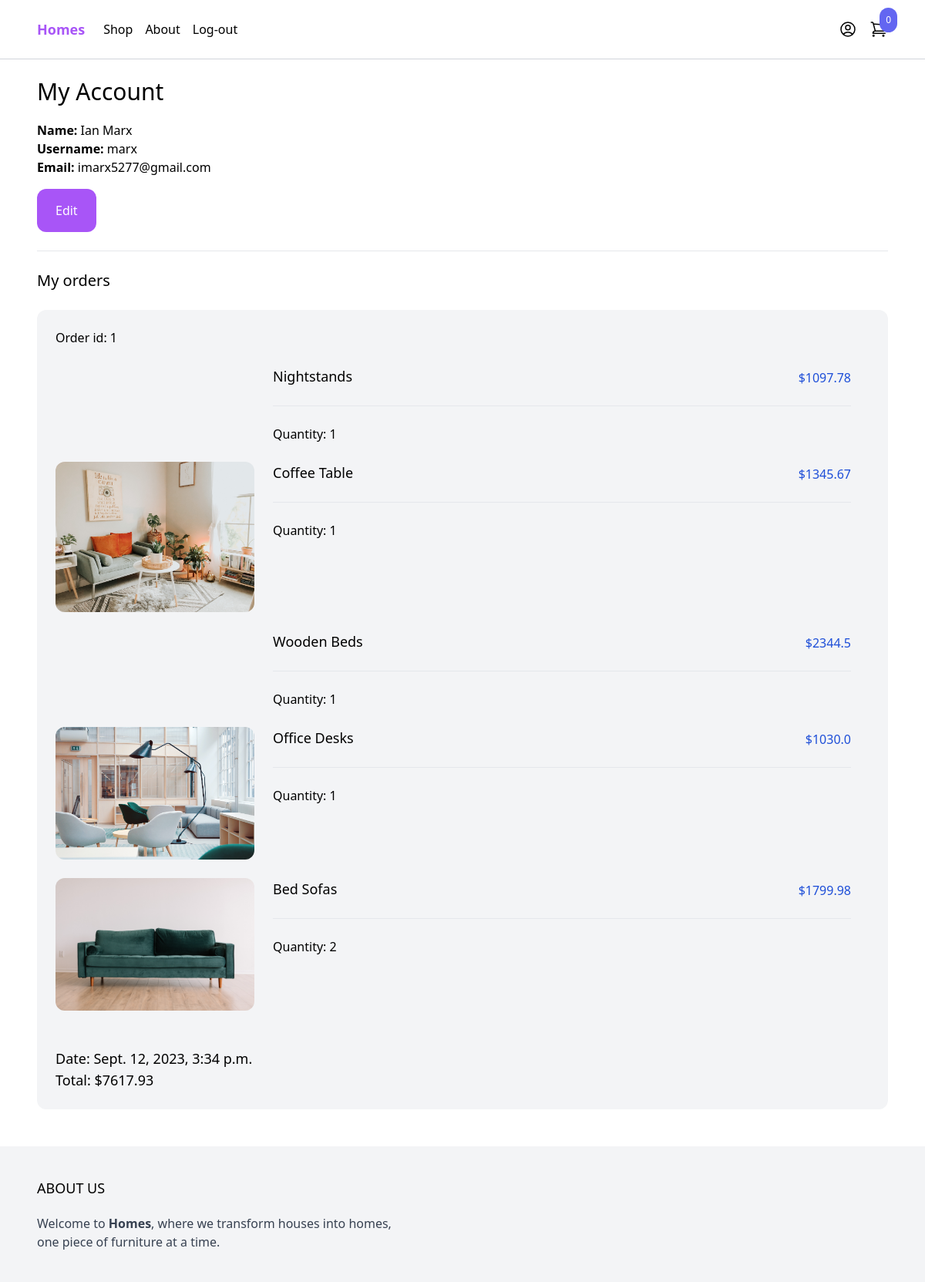
/myaccount/ (signed in), run on the app's committed database.
### order/models.py (models this page shows)
class Order(models.Model):
    ORDERED = 'ordered' #this section is stored in the database
    SHIPPED = 'shipped'
    STATUS_CHOICES = ( #this section is displayed in the admin interface
        (ORDERED, 'Ordered'),
        (SHIPPED, 'Shipped'),
    )
    user = models.ForeignKey(User, related_name="orders", blank=True, null=True, on_delete=models.CASCADE)
    first_name = models.CharField(max_length=255)
    last_name = models.CharField(max_length=255)
    email = models.CharField(max_length=255)
    address = models.CharField(max_length=255)
    zipcode = models.CharField(max_length=255)
    place = models.CharField(max_length=255)
    phone = models.CharField(max_length=255)
    created_at = models.DateTimeField(auto_now_add=True)
    paid = models.BooleanField(default=False)
    paid_amount = models.IntegerField(blank=True, null=True)
    payment_intent = models.CharField(max_length=255, blank=True, null=True)
    status = models.CharField(max_length=20, choices=STATUS_CHOICES, default=ORDERED)
    class Meta:
        ordering = ['-created_at',]
    def get_total_price(self):
        if self.paid_amount:
            return self.paid_amount / 100
        return 0

class OrderItem(models.Model):
    order = models.ForeignKey(Order, related_name='items', on_delete=models.CASCADE)
    product = models.ForeignKey(Product, related_name='items', on_delete=models.CASCADE)
    price = models.IntegerField()
    quantity = models.IntegerField(default=1)
    def get_total_price(self):
        return self.price / 100

### product/models.py (models this page shows, shortened)
class Product(models.Model):
    category = models.ForeignKey(Category, related_name='products', on_delete=models.CASCADE)
    name = models.CharField(max_length=255)
    slug = models.SlugField()
    description = models.TextField(blank=True, null=True)
    price = models.IntegerField()
    created_at = models.DateTimeField(auto_now_add=True)
    image = models.ImageField(upload_to='uploads/', blank=True, null=True)
    thumbnail = models.ImageField(upload_to='uploads/', blank=True, null=True)
    class Meta:
        ordering = ('-created_at',)
    def get_thumbnail(self):
        if self.thumbnail:
            return self.thumbnail.url

### core/views.py (the view)
# urls.py: path('myaccount/', myaccount, name='myaccount'),
@login_required
def myaccount(request):
    return render(request, 'core/myaccount.html')

### cart/cart.py (called while the page is built)
    def __len__(self):
        return sum(item['quantity'] for item in self.cart.values())

### cart/content_processors.py (called while the page is built)
def cart(request):
    return {'cart': Cart(request)}

### core/templates/core/myaccount.html (shortened to what this page needs)
{% extends 'core/base.html' %}
{% block content%}
<div class="max-w-6xl mx-auto p-6">
    <h1 class="mb-5 text-3xl">
        My Account
    </h1>
    <div class="mb-6">
        <strong>Name: </strong>{{ request.user.get_full_name }} <br>
        <strong>Username: </strong>{{ request.user.username }} <br>
        <strong>Email: </strong>{{ request.user.email }} <br>
        <a href="{% url 'edit_myaccount' %}" class="mt-4 inline-block py-4 px-6 rounded-xl text-white bg-purple-500">Edit</a>
    </div>
    <hr>
    <h2 class="my-6 text-xl">
        My orders
    </h2>
    {% for order in request.user.orders.all %}
    <div class="w-full mb-6 p-6 flex flex-wrap bg-gray-100 rounded-xl">
        <div class="mb-6 flex justify-between">
            <a href="#">Order id: {{ order.id }}</a>
        </div>
        <div class="mb-6 w-full">
            {% for item in order.items.all %}
                <div class="product mb-6 flex pr-6">
                    <a href="#" class="w-1/4">
                        <img class="hover:shadow-lg rounded-xl" src="{{ item.product.get_thumbnail }}" alt="">
                    </a>
                    <div class="w-3/4 pl-6">
                        <div class="flex justify-between">
                            <a href="#" class="text-lg">{{ item.product.name }}</a>
                            <p class="mb-6 text-blue-700 pt-1">${{ item.get_total_price }}</p>
                        </div>
                        <hr>
                        <div class="mt-6">
                            Quantity: {{ item.quantity }}
                        </div>
                    </div>
                </div>
                {% endfor %}
        </div>
            <div>
                <p class="text-lg">Date: {{ order.created_at }}</p>
                <p class="text-lg">Total: ${{ order.get_total_price }}</p>
            </div>
        </div>
    </div>
    {% endfor %}
{% endblock %}

### data on the page
Order: id "1", created_at "Sept. 12, 2023, 3:34 p.m.", get_total_price "7617.93"
OrderItem: product.name "Nightstands", get_total_price "1097.78", quantity "1"
OrderItem: product.get_thumbnail (picture), product.name "Coffee Table", get_total_price "1345.67", quantity "1"
OrderItem: product.name "Wooden Beds", get_total_price "2344.5", quantity "1"
OrderItem: product.get_thumbnail (picture), product.name "Office Desks", get_total_price "1030.0", quantity "1"
OrderItem: product.get_thumbnail (picture), product.name "Bed Sofas", get_total_price "1799.98", quantity "2"

### other printed values
{{ cart|length }} "0"
{{ request.user.get_full_name }} "Ian Marx"
{{ request.user.username }} "marx"
{{ request.user.email }} "imarx5277@gmail.com"
